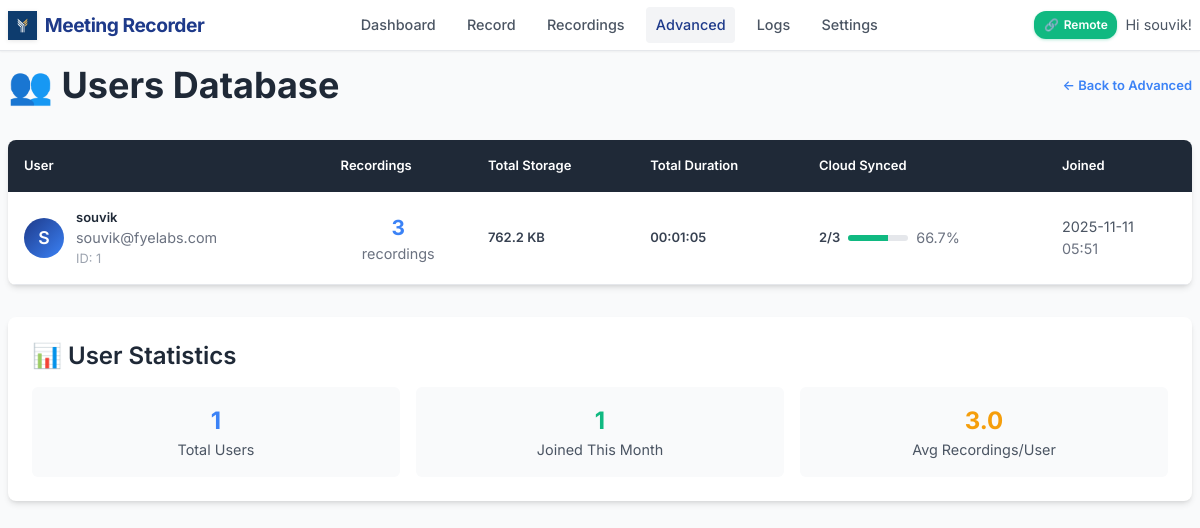
The app's page /admin/users (signed in) with its own data.
### models.py (models this page shows, shortened)
class User(UserMixin, db.Model):
    id = db.Column(db.Integer, primary_key=True)
    username = db.Column(db.String(80), unique=True, nullable=False)
    email = db.Column(db.String(120), unique=True, nullable=False)
    password_hash = db.Column(db.String(128))
    created_at = db.Column(db.DateTime, default=datetime.utcnow)
    is_active = db.Column(db.Boolean, default=True)
    default_monitor = db.Column(db.String(200))  # Default monitor for recordings
    auto_delete_days = db.Column(db.Integer, default=30)  # Auto-delete recordings after N days
    recordings = db.relationship('Recording', backref='user', lazy=True)
    meetings = db.relationship('Meeting', backref='user', lazy=True)

### app.py (the view)
@app.route('/admin/users')
@login_required
def admin_users():
    try:
        from datetime import datetime, timedelta
        users = User.query.all()
        users_data = []
        for user in users:
            recordings = Recording.query.filter_by(user_id=user.id).all()
            recording_count = len(recordings)
            total_size = sum(r.file_size or 0 for r in recordings)
            total_duration = sum(r.duration or 0 for r in recordings)
            uploaded_count = sum(1 for r in recordings if r.uploaded)
            users_data.append((user, recording_count, total_size, total_duration, uploaded_count))
        thirty_days_ago = datetime.now() - timedelta(days=30)
        recent_users = sum(1 for user, _, _, _, _ in users_data
                          if user.created_at and user.created_at > thirty_days_ago)
        return render_template('admin/users.html',
                             users_data=users_data,
                             recent_users=recent_users)
    except Exception as e:
        logger.error(f" Admin users error: {e}")
        return f"Database error: {e}", 500

### app.py (called while the page is built)
def format_file_size(size_bytes):
    if not size_bytes:
        return "0 B"
    for unit in ['B', 'KB', 'MB', 'GB']:
        if size_bytes < 1024:
            return f"{size_bytes:.1f} {unit}"
        size_bytes /= 1024
    return f"{size_bytes:.1f} TB"

def format_duration(seconds):
    if not seconds:
        return "00:00:00"
    hours = seconds // 3600
    minutes = (seconds % 3600) // 60
    secs = seconds % 60
    return f"{hours:02d}:{minutes:02d}:{secs:02d}"

@app.context_processor
def utility_processor():
    active_recording = None
    if current_user.is_authenticated:
        global recording_state
        if recording_state.get('active', False):
            recent_recording = Recording.query.filter_by(user_id=current_user.id).order_by(Recording.created_at.desc()).first()
            if recent_recording and recent_recording.status != 'completed':
                active_recording = recent_recording
    return dict(
        format_file_size=format_file_size,
        format_duration=format_duration,
        active_recording=active_recording,
        is_remote_recording_enabled=is_remote_recording_enabled
    )

@login_manager.user_loader
def load_user(user_id):
    return db.session.get(User, int(user_id))  # Fix SQLAlchemy deprecation

### templates/admin/users.html (shortened to what this page needs)
{% extends "base.html" %}
{% block content %}
<div style="display: flex; justify-content: space-between; align-items: center; margin-bottom: 2rem;">
    <h1 style="color: var(--gray-800); margin: 0;">👥 Users Database</h1>
    <a href="{{ url_for('admin_dashboard') }}" style="color: var(--secondary-blue); text-decoration: none; font-weight: 600;">← Back to Advanced</a>
</div>
{% if users_data %}
<div style="background: white; border-radius: 8px; overflow: hidden; box-shadow: var(--shadow-md);">
    <table style="width: 100%; border-collapse: collapse;">
        <thead>
            <tr style="background: var(--gray-800); color: white;">
                <th style="padding: 1rem; text-align: left; font-weight: 600;">User</th>
                <th style="padding: 1rem; text-align: left; font-weight: 600;">Recordings</th>
                <th style="padding: 1rem; text-align: left; font-weight: 600;">Total Storage</th>
                <th style="padding: 1rem; text-align: left; font-weight: 600;">Total Duration</th>
                <th style="padding: 1rem; text-align: left; font-weight: 600;">Cloud Synced</th>
                <th style="padding: 1rem; text-align: left; font-weight: 600;">Joined</th>
            </tr>
        </thead>
        <tbody>
            {% for user, recording_count, total_size, total_duration, uploaded_count in users_data %}
            <tr style="border-bottom: 1px solid var(--gray-200);" onmouseover="this.style.backgroundColor='var(--gray-50)'" onmouseout="this.style.backgroundColor='white'">
                <td style="padding: 1rem; vertical-align: middle;">
                    <div style="display: flex; align-items: center;">
                        <div style="width: 40px; height: 40px; border-radius: 50%; background: linear-gradient(135deg, var(--primary-blue), var(--secondary-blue)); display: flex; align-items: center; justify-content: center; color: white; font-weight: 600; margin-right: 0.75rem; font-size: 1.1rem;">
                            {{ user.username[0].upper() }}
                        </div>
                        <div>
                            <div style="font-weight: 600; color: var(--gray-800);">{{ user.username }}</div>
                            <div style="color: var(--gray-500); font-size: 0.9rem;">{{ user.email }}</div>
                            <div style="color: var(--gray-400); font-size: 0.8rem;">ID: {{ user.id }}</div>
                        </div>
                    </div>
                </td>
                <td style="padding: 1rem; vertical-align: middle;">
                    <div style="text-align: center;">
                        <div style="font-size: 1.3rem; font-weight: bold; color: var(--secondary-blue);">{{ recording_count or 0 }}</div>
                        <div style="color: var(--gray-500); font-size: 0.9rem;">recordings</div>
                    </div>
                </td>
                <td style="padding: 1rem; vertical-align: middle;">
                    <div style="font-weight: 600;">{{ format_file_size(total_size or 0) }}</div>
                </td>
                <td style="padding: 1rem; vertical-align: middle;">
                    <div style="font-weight: 600;">{{ format_duration(total_duration or 0) }}</div>
                </td>
                <td style="padding: 1rem; vertical-align: middle;">
                    {% set sync_percentage = ((uploaded_count or 0) / (recording_count or 1) * 100) | round(1) if recording_count > 0 else 0 %}
                    <div style="display: flex; align-items: center; gap: 0.5rem;">
                        <div style="font-weight: 600;">{{ uploaded_count or 0 }}/{{ recording_count or 0 }}</div>
                        <div style="background: var(--gray-200); height: 6px; width: 60px; border-radius: 3px; overflow: hidden;">
                            <div style="background: var(--success-green); height: 100%; width: {{ sync_percentage }}%; transition: width 0.3s;"></div>
                        </div>
                        <div style="color: var(--gray-500); font-size: 0.9rem;">{{ sync_percentage }}%</div>
                    </div>
                </td>
                <td style="padding: 1rem; vertical-align: middle;">
                    <div style="color: var(--gray-600); font-size: 0.9rem;">
                        {{ user.created_at.strftime('%Y-%m-%d') if user.created_at else 'N/A' }}
                        <br>
                        <span style="color: var(--gray-500);">{{ user.created_at.strftime('%H:%M') if user.created_at else '' }}</span>
                    </div>
                </td>
            </tr>
            {% endfor %}
        </tbody>
    </table>
</div>
<div style="background: white; padding: 1.5rem; border-radius: 8px; margin-top: 2rem; box-shadow: var(--shadow-md);">
    <h3 style="color: var(--gray-800); margin-bottom: 1rem;">📊 User Statistics</h3>
    <div style="display: grid; grid-template-columns: repeat(auto-fit, minmax(200px, 1fr)); gap: 1rem;">
        <div style="text-align: center; padding: 1rem; background: var(--gray-50); border-radius: 6px;">
            <div style="font-size: 1.5rem; font-weight: bold; color: var(--secondary-blue);">{{ users_data|length }}</div>
            <div style="color: var(--gray-600); font-size: 0.9rem;">Total Users</div>
        </div>
        <div style="text-align: center; padding: 1rem; background: var(--gray-50); border-radius: 6px;">
            <div style="font-size: 1.5rem; font-weight: bold; color: var(--success-green);">
                {{ recent_users or 0 }}
            </div>
            <div style="color: var(--gray-600); font-size: 0.9rem;">Joined This Month</div>
        </div>
        <div style="text-align: center; padding: 1rem; background: var(--gray-50); border-radius: 6px;">
            <div style="font-size: 1.5rem; font-weight: bold; color: var(--warning-yellow);">
                {{ (users_data|sum(attribute='1')|float / users_data|length)|round(1) if users_data|length > 0 else 0 }}
            </div>
            <div style="color: var(--gray-600); font-size: 0.9rem;">Avg Recordings/User</div>
        </div>
    </div>
</div>
{% else %}
<div style="background: white; padding: 3rem; text-align: center; border-radius: 8px; box-shadow: var(--shadow-md);">
    <p style="color: var(--gray-500); font-size: 1.1rem; margin: 0;">👤 No users found</p>
</div>
{% endif %}
{% endblock %}

### templates/base.html (shortened to what this page needs)
<!DOCTYPE html>
<html lang="en">
<head>
</head>
<body>
    <header class="header">
        <div class="header-content">
            <a href="{{ url_for('dashboard') }}" class="logo">
                <img src="{{ url_for('static', filename='image.png') }}" alt="FYE Labs" class="logo-image">
                <span class="logo-text">Meeting Recorder</span>
            </a>
            <nav class="nav-menu">
                <a href="{{ url_for('dashboard') }}" class="nav-link {% if request.endpoint == 'dashboard' %}active{% endif %}">Dashboard</a>
                <a href="{{ url_for('record') }}" class="nav-link {% if request.endpoint == 'record' %}active{% endif %}">Record</a>
                <a href="{{ url_for('recordings') }}" class="nav-link {% if request.endpoint == 'recordings' %}active{% endif %}">Recordings</a>
                <a href="{{ url_for('admin_dashboard') }}" class="nav-link {% if request.endpoint.startswith('admin_') %}active{% endif %}">Advanced</a>
                <a href="{{ url_for('view_logs') }}" class="nav-link {% if request.endpoint == 'view_logs' %}active{% endif %}">Logs</a>
                <a href="{{ url_for('settings') }}" class="nav-link {% if request.endpoint == 'settings' %}active{% endif %}">Settings</a>
            </nav>
            <div class="user-menu">
                <div class="remote-status-indicator" id="remoteStatusIndicator">
                    <span id="remoteStatusIcon">🔗</span>
                    <span id="remoteStatusText">Remote</span>
                </div>
                <span class="user-info">Hi {{ current_user.username }}!</span>
            </div>
        </div>
    </header>
    <main class="container">
        {% block content %}{% endblock %}
    </main>
</body>
</html>

### records on screen
User: username "souvik", username "S", email "souvik@fyelabs.com", id "1", recording_count "3", format_file_size "762.2 KB", format_duration "00:01:05", uploaded_count "2", sync_percentage "66.7", created_at "2025-11-11", created_at "05:51"

### other values on screen
{{ users_data|length }} "1"
{{ recent_users or 0 }} "1"
